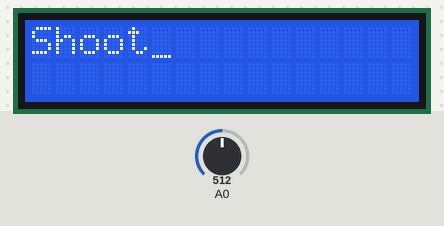
A sketch run on a simulated Arduino Uno, built with avr-gcc and run on an emulated ATmega328P. Shown: 16×2 character LCD. Wiring (inferred from the names in the program): character LCD (HD44780): RS pin 12; R/W pin 11; E pin 2; data pin 3, pin 4, pin 5, pin 6, pin 7, pin 8, pin 9, pin 10. Inputs (shaded band) come from the test bench; at power-on: A0 = 512. What the sketch prints to the serial monitor is not drawn.

Above: at 1.7 s.
1.8 s: A0 set to 548
At 2.8 s:
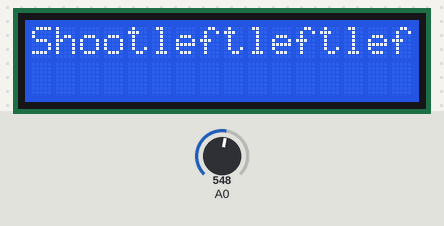
4.8 s: A0 set to 500
At 5.7 s:
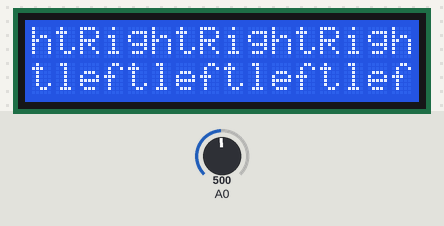
6.8 s: A0 set to 540
At 9.2 s:
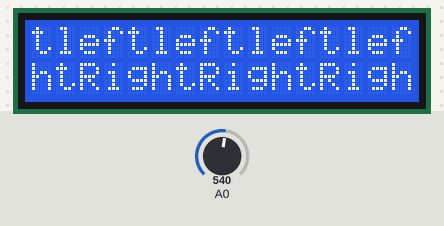
9.8 s: A0 set to 306
At 10.7 s:
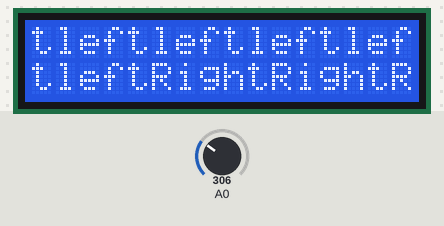
12.3 s: A0 set to 716
At 13.7 s:
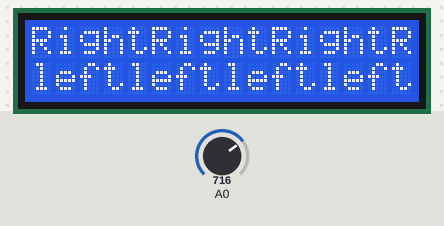
14.4 s: A0 set to 122
At 15.2 s:
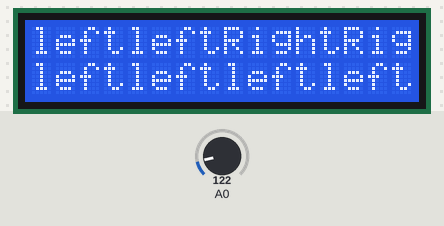
Timing chart, 0 to 17.4 s (numbered marks = the images above; inputs shaded):
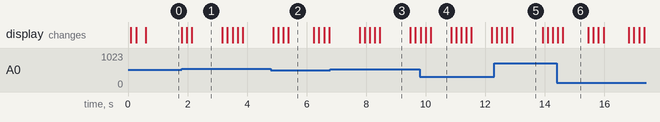

The sketch:

Final_Code_for_Arduino.ino
```cpp
/* Arduino USB HID Keyboard Demo
  Random Key/Random Delay
*/
uint8_t buf[8] = {0}; /* Keyboard report buffer */

/*LCD Declarations and funcitons*/
int DI = 12;
int RW = 11;
int DB[] = {3, 4, 5, 6, 7, 8, 9, 10};//Use an array to define the pins
int Enable = 2;

void LcdCommandWrite(int value) {
 // Define all pins
 int i = 0;
 for (i=DB[0]; i <= DI; i++) //Assignment
{
   digitalWrite(i,value & 01);//Because 1602 LCD signal identification is D7-D0 (not D0-D7), here is used to invert the signal.
   value >>= 1;
 }
 digitalWrite(Enable,LOW);
 delayMicroseconds(1);
 digitalWrite(Enable,HIGH);
 delayMicroseconds(1);
 digitalWrite(Enable,LOW);
 delayMicroseconds(1);
}

void LcdDataWrite(int value) {
 // Define all pins
 int i = 0;
 digitalWrite(DI, HIGH);
 digitalWrite(RW, LOW);
 for (i=DB[0]; i <= DB[7]; i++) {
   digitalWrite(i,value & 01);
   value >>= 1;
 }
 digitalWrite(Enable,LOW);
 delayMicroseconds(1);
 digitalWrite(Enable,HIGH);
 delayMicroseconds(1);
 digitalWrite(Enable,LOW);
 delayMicroseconds(1);
 }
void setup (void) {
 int i = 0;
 for (i=Enable; i <= DI; i++) {
   pinMode(i,OUTPUT);
 }
 delay(100);
 // Initialize the LCD
 LcdCommandWrite(0x38);  // Set to 8-bit interface, 2 lines display, 5x7 text size
 delay(64);
 LcdCommandWrite(0x38);  // Set to 8-bit interface, 2 lines display, 5x7 text size
 delay(50);
 LcdCommandWrite(0x38);  // Set to 8-bit interface, 2 lines display, 5x7 text size
 delay(20);
 LcdCommandWrite(0x06);  // Input method setting
                         // Auto increment, no shift is displayed
 delay(20);
 LcdCommandWrite(0x0E);  // display setting
                         // Turn on the display, the cursor shows, no flicker
 delay(20);
 LcdCommandWrite(0x01);  // The screen is empty and the cursor position is zeroed
 delay(100);
 LcdCommandWrite(0x80);  // display setting
                         //Turn on the display, the cursor shows, no flicker

 delay(20);
 Serial.begin(9600);
 pinMode(9, INPUT_PULLUP);
 randomSeed(analogRead(0));
 i = 0;
 for (i=Enable; i <= DI; i++) {
   pinMode(i,OUTPUT);
 }
 delay(200);
}

void loop() {

  if (analogRead(A0) < 510) {
    buf[0] = 0;
    buf[2] = 0x4F; // right arrow 0x4F
    Serial.write(buf, 8);
    LcdDataWrite('R');
    LcdDataWrite('i');
    LcdDataWrite('g');
    LcdDataWrite('h');
    LcdDataWrite('t');
    delay(150);
  } else if (analogRead(A0) > 530) {
    buf[0] = 0;
    buf[2] = 0x50; // left arrow 0x50
    Serial.write(buf, 8);
     LcdDataWrite('l');
     LcdDataWrite('e');
     LcdDataWrite('f');
     LcdDataWrite('t');
     delay(150);
  }
  releaseKey();
  if (digitalRead(9) == LOW) {
    buf[0] = 0;
    buf[2] = 0x52; // up arrow 0x52
    Serial.write(buf, 8);
    LcdDataWrite('J');
    LcdDataWrite('u');
    LcdDataWrite('m');
    LcdDataWrite('p');
    delay(5);
  }
  releaseKey();

  if (digitalRead(8) == LOW) {
    buf[0] = 0;
    buf[2] = 0x2c; // space key
    Serial.write(buf, 8);
    LcdDataWrite('S');
    LcdDataWrite('h');
    LcdDataWrite('o');
    LcdDataWrite('o');
    LcdDataWrite('t');
    delay(10);
   }
   releaseKey();
   delay(20);
}

void releaseKey() {
  buf[0] = 0;
  buf[2] = 0;
  Serial.write(buf, 8); // Release key
}
```

Measured:
- the behaviour switches between 530 and 531 on A0 (found by bisection; images 0 and 1)
- after the input at 1.8 s, the display: first changes at once (image 1 shows a later state)
- after the input at 4.8 s, the display: first changes after 0.08 s (image 2 shows a later state)
- after the input at 6.8 s, the display: first changes after 0.98 s (image 3 shows a later state)
- after the input at 9.8 s, the display: first changes at once (image 4 shows a later state)
- after the input at 12.3 s, the display: first changes after 0.09 s (image 5 shows a later state)
- after the input at 14.4 s, the display: first changes at once (image 6 shows a later state)
